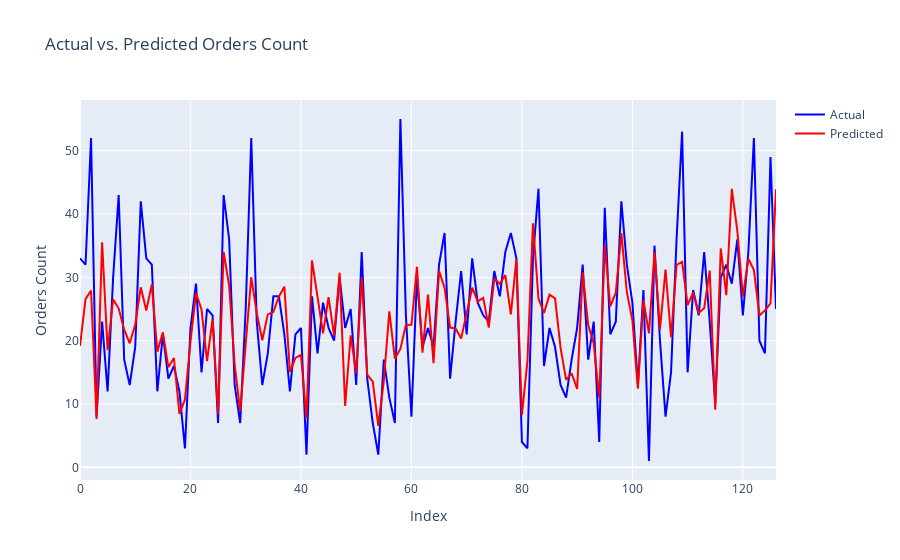

The notebook cell saved with this chart:
### Code cell
trace_actual = go.Scatter(
    x=list(range(len(yd_test))),
    y=yd_test,
    mode='lines',
    name='Actual',
    line=dict(color='blue')
)

trace_predicted = go.Scatter(
    x=list(range(len(predictionsD))),
    y=predictionsD,
    mode='lines',
    name='Predicted',
    line=dict(color='red')
)

layout = go.Layout(
    title='Actual vs. Predicted Orders Count',
    xaxis=dict(title='Index'),
    yaxis=dict(title='Orders Count'),
    showlegend=True,
)
fig = go.Figure(data=[trace_actual, trace_predicted], layout=layout)
fig.show()
